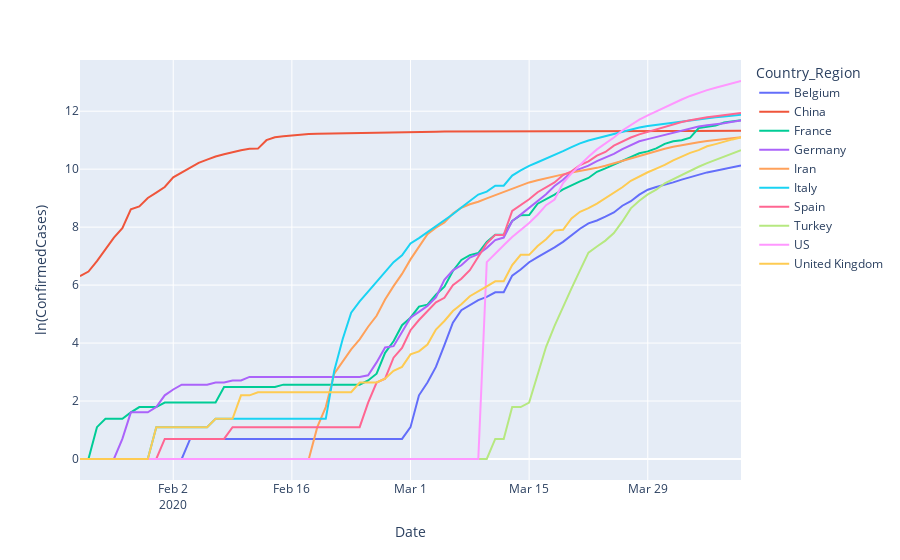

Notebook cell for this chart:
### Code cell
px.line(country_data[country_data['Country_Region'].isin(top_10_country)], 
            x='Date', y='ln(ConfirmedCases)', color='Country_Region', hover_data=['Fatalities'])
